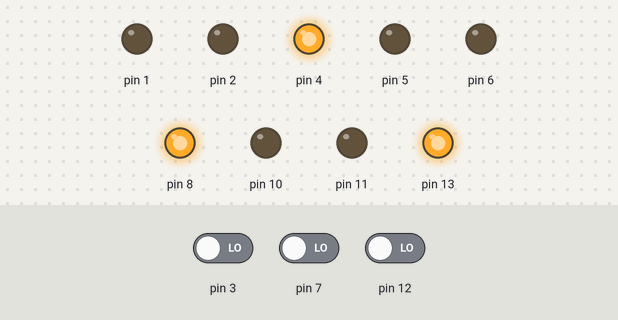
Recording of a sketch running on a simulated Arduino Uno, built with avr-gcc and run on an emulated ATmega328P. On the bench: output pins drawn as LEDs (lit = HIGH). The inputs (shaded band) are chosen by the test bench; at power-on: pin 3 LOW, pin 7 LOW, pin 12 LOW.

Above: at 1.2 s.
1.3 s: pin 3 driven HIGH
At 2.5 s:
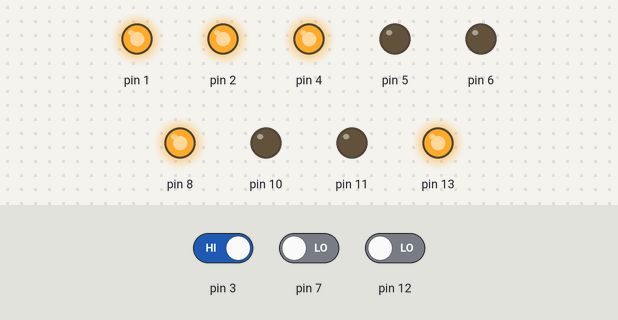
2.8 s: pin 7 driven HIGH
At 3.9 s:
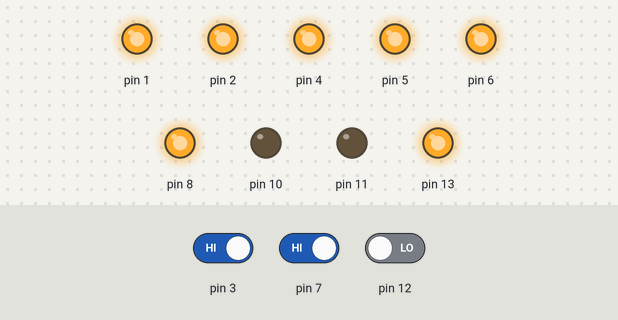
4.3 s: pin 12 driven HIGH
At 5.0 s:
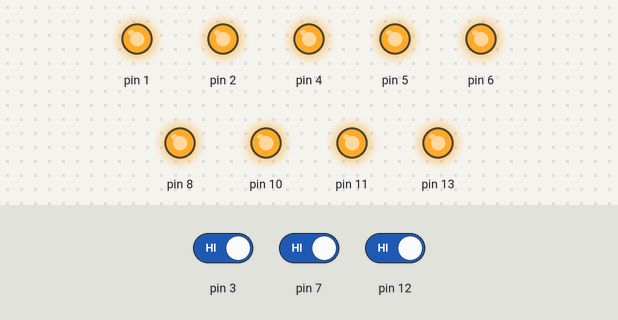
5.8 s: pin 3 driven LOW
At 6.1 s:
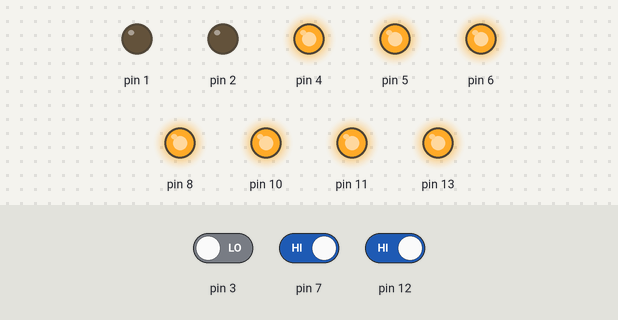
7.3 s: pin 7 driven LOW
At 8.5 s:
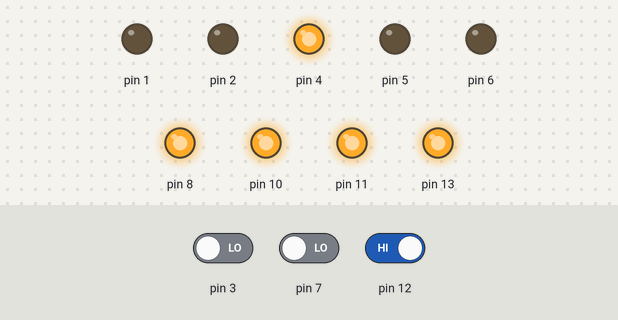
8.8 s: pin 3 driven HIGH
At 9.6 s:
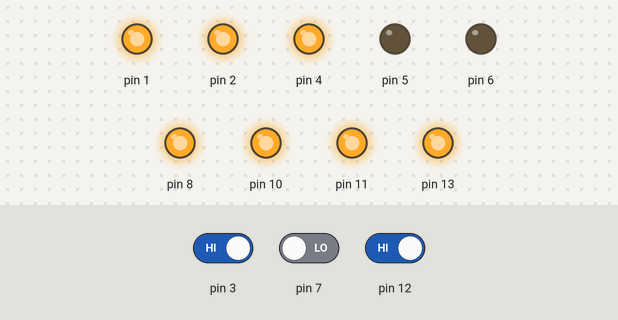
Timing chart, 0 to 11.3 s (numbered marks = the images above; inputs shaded):
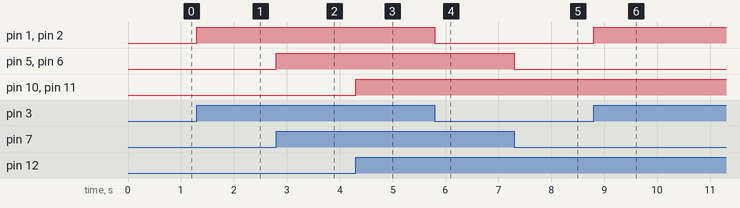

The sketch:

Modul_2_coding.ino
```cpp
int buttonState = 0;
void setup() {
  // put your setup code here, to run once:

  //  LED Blue;
  pinMode(13, OUTPUT);
  pinMode(12, INPUT);
  pinMode(11, OUTPUT);
  pinMode(10, OUTPUT);

  digitalWrite(13, HIGH);

  //  LED Green;
  pinMode(8, OUTPUT);
  pinMode(7, INPUT);
  pinMode(6, OUTPUT);
  pinMode(5, OUTPUT);

  digitalWrite(8, HIGH);

  //  LED Red;
  pinMode(4, OUTPUT);
  pinMode(3, INPUT);
  pinMode(2, OUTPUT);
  pinMode(1, OUTPUT);

  digitalWrite(4, HIGH);

}


void loop() {
  // put your main code here, to run repeatedly:

  buttonState = digitalRead(12);

  if (buttonState == HIGH) {
    digitalWrite(11, HIGH);
    digitalWrite(10, HIGH);
  } else {
    digitalWrite(11, LOW);
    digitalWrite(10, LOW);
  }


  buttonState = digitalRead(7);

  if (buttonState == HIGH) {
    digitalWrite(6, HIGH);
    digitalWrite(5, HIGH);
  } else {
    digitalWrite(6, LOW);
    digitalWrite(5, LOW);
  }

  buttonState = digitalRead(3);

  if (buttonState == HIGH) {
    digitalWrite(2, HIGH);
    digitalWrite(1, HIGH);
  } else {
    digitalWrite(2, LOW);
    digitalWrite(1, LOW);
  }

}
```

Measured:
- after the input at 1.3 s, pin 1, pin 2: LOW → HIGH at once
- after the input at 2.8 s, pin 5, pin 6: LOW → HIGH at once
- after the input at 4.3 s, pin 10, pin 11: LOW → HIGH at once
- after the input at 5.8 s, pin 1, pin 2: HIGH → LOW at once
- after the input at 7.3 s, pin 5, pin 6: HIGH → LOW at once
- after the input at 8.8 s, pin 1, pin 2: LOW → HIGH at once
